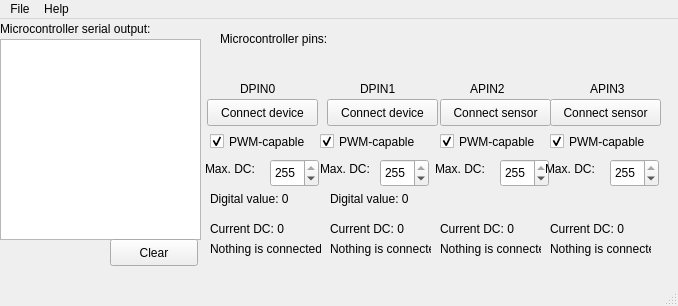
<?xml version="1.0" encoding="UTF-8"?>
<ui version="4.0">
 <class>MicrocontrollerWindow</class>
 <widget class="QMainWindow" name="MicrocontrollerWindow">
  <property name="geometry">
   <rect>
    <x>0</x>
    <y>0</y>
    <width>678</width>
    <height>306</height>
   </rect>
  </property>
  <property name="windowTitle">
   <string>Mule Microcontroller Simulator</string>
  </property>
  <property name="unifiedTitleAndToolBarOnMac">
   <bool>true</bool>
  </property>
  <widget class="QWidget" name="centralWidget">
   <widget class="QLabel" name="serialLabel">
    <property name="geometry">
     <rect>
      <x>0</x>
      <y>0</y>
      <width>201</width>
      <height>19</height>
     </rect>
    </property>
    <property name="text">
     <string>Microcontroller serial output:</string>
    </property>
   </widget>
   <widget class="QTextEdit" name="serialEdit">
    <property name="geometry">
     <rect>
      <x>0</x>
      <y>20</y>
      <width>201</width>
      <height>201</height>
     </rect>
    </property>
    <property name="readOnly">
     <bool>true</bool>
    </property>
   </widget>
   <widget class="QLabel" name="pinTitle">
    <property name="geometry">
     <rect>
      <x>220</x>
      <y>10</y>
      <width>151</width>
      <height>19</height>
     </rect>
    </property>
    <property name="text">
     <string>Microcontroller pins:</string>
    </property>
   </widget>
   <widget class="QPushButton" name="pin0_button">
    <property name="geometry">
     <rect>
      <x>207</x>
      <y>80</y>
      <width>111</width>
      <height>27</height>
     </rect>
    </property>
    <property name="text">
     <string>Connect device</string>
    </property>
   </widget>
   <widget class="QLabel" name="pin0_label">
    <property name="geometry">
     <rect>
      <x>240</x>
      <y>60</y>
      <width>51</width>
      <height>19</height>
     </rect>
    </property>
    <property name="text">
     <string>DPIN0</string>
    </property>
   </widget>
   <widget class="QLabel" name="pin1_label">
    <property name="geometry">
     <rect>
      <x>360</x>
      <y>60</y>
      <width>51</width>
      <height>19</height>
     </rect>
    </property>
    <property name="text">
     <string>DPIN1</string>
    </property>
   </widget>
   <widget class="QPushButton" name="pin1_button">
    <property name="geometry">
     <rect>
      <x>327</x>
      <y>80</y>
      <width>111</width>
      <height>27</height>
     </rect>
    </property>
    <property name="text">
     <string>Connect device</string>
    </property>
   </widget>
   <widget class="QLabel" name="pin2_label">
    <property name="geometry">
     <rect>
      <x>470</x>
      <y>60</y>
      <width>51</width>
      <height>19</height>
     </rect>
    </property>
    <property name="text">
     <string>APIN2</string>
    </property>
   </widget>
   <widget class="QPushButton" name="pin2_button">
    <property name="geometry">
     <rect>
      <x>440</x>
      <y>80</y>
      <width>111</width>
      <height>27</height>
     </rect>
    </property>
    <property name="text">
     <string>Connect sensor</string>
    </property>
   </widget>
   <widget class="QLabel" name="pin3_label">
    <property name="geometry">
     <rect>
      <x>590</x>
      <y>60</y>
      <width>51</width>
      <height>19</height>
     </rect>
    </property>
    <property name="text">
     <string>APIN3</string>
    </property>
   </widget>
   <widget class="QPushButton" name="pin3_button">
    <property name="geometry">
     <rect>
      <x>550</x>
      <y>80</y>
      <width>111</width>
      <height>27</height>
     </rect>
    </property>
    <property name="text">
     <string>Connect sensor</string>
    </property>
   </widget>
   <widget class="QPushButton" name="clearButton">
    <property name="geometry">
     <rect>
      <x>110</x>
      <y>220</y>
      <width>88</width>
      <height>27</height>
     </rect>
    </property>
    <property name="text">
     <string>Clear</string>
    </property>
   </widget>
   <widget class="QCheckBox" name="pin3_pwmbox">
    <property name="geometry">
     <rect>
      <x>440</x>
      <y>110</y>
      <width>111</width>
      <height>25</height>
     </rect>
    </property>
    <property name="text">
     <string>PWM-capable</string>
    </property>
    <property name="checked">
     <bool>true</bool>
    </property>
   </widget>
   <widget class="QCheckBox" name="pin4_pwmBox">
    <property name="geometry">
     <rect>
      <x>550</x>
      <y>110</y>
      <width>111</width>
      <height>25</height>
     </rect>
    </property>
    <property name="text">
     <string>PWM-capable</string>
    </property>
    <property name="checked">
     <bool>true</bool>
    </property>
   </widget>
   <widget class="QSpinBox" name="pin3_dcBox">
    <property name="geometry">
     <rect>
      <x>500</x>
      <y>140</y>
      <width>49</width>
      <height>28</height>
     </rect>
    </property>
    <property name="maximum">
     <number>255</number>
    </property>
    <property name="value">
     <number>255</number>
    </property>
   </widget>
   <widget class="QLabel" name="pin3_dcLabel">
    <property name="geometry">
     <rect>
      <x>435</x>
      <y>140</y>
      <width>61</width>
      <height>20</height>
     </rect>
    </property>
    <property name="text">
     <string>Max. DC:</string>
    </property>
   </widget>
   <widget class="QLabel" name="pin4_dcLabel">
    <property name="geometry">
     <rect>
      <x>545</x>
      <y>140</y>
      <width>61</width>
      <height>20</height>
     </rect>
    </property>
    <property name="text">
     <string>Max. DC:</string>
    </property>
   </widget>
   <widget class="QSpinBox" name="pin4_dcBox">
    <property name="geometry">
     <rect>
      <x>610</x>
      <y>140</y>
      <width>49</width>
      <height>28</height>
     </rect>
    </property>
    <property name="maximum">
     <number>255</number>
    </property>
    <property name="value">
     <number>255</number>
    </property>
   </widget>
   <widget class="QLabel" name="pin0_dval">
    <property name="geometry">
     <rect>
      <x>210</x>
      <y>170</y>
      <width>101</width>
      <height>19</height>
     </rect>
    </property>
    <property name="text">
     <string>Digital value: 0</string>
    </property>
   </widget>
   <widget class="QLabel" name="pin1_dval">
    <property name="geometry">
     <rect>
      <x>330</x>
      <y>170</y>
      <width>101</width>
      <height>19</height>
     </rect>
    </property>
    <property name="text">
     <string>Digital value: 0</string>
    </property>
   </widget>
   <widget class="QLabel" name="pin1_dcLabel">
    <property name="geometry">
     <rect>
      <x>320</x>
      <y>140</y>
      <width>61</width>
      <height>20</height>
     </rect>
    </property>
    <property name="text">
     <string>Max. DC:</string>
    </property>
   </widget>
   <widget class="QLabel" name="pin0_dcLabel">
    <property name="geometry">
     <rect>
      <x>205</x>
      <y>140</y>
      <width>61</width>
      <height>20</height>
     </rect>
    </property>
    <property name="text">
     <string>Max. DC:</string>
    </property>
   </widget>
   <widget class="QCheckBox" name="pin0_pwmbox">
    <property name="enabled">
     <bool>true</bool>
    </property>
    <property name="geometry">
     <rect>
      <x>210</x>
      <y>110</y>
      <width>111</width>
      <height>25</height>
     </rect>
    </property>
    <property name="text">
     <string>PWM-capable</string>
    </property>
    <property name="checked">
     <bool>true</bool>
    </property>
   </widget>
   <widget class="QSpinBox" name="pin0_dcBox">
    <property name="geometry">
     <rect>
      <x>270</x>
      <y>140</y>
      <width>49</width>
      <height>28</height>
     </rect>
    </property>
    <property name="maximum">
     <number>255</number>
    </property>
    <property name="value">
     <number>255</number>
    </property>
   </widget>
   <widget class="QSpinBox" name="pin1_dcBox">
    <property name="geometry">
     <rect>
      <x>380</x>
      <y>140</y>
      <width>49</width>
      <height>28</height>
     </rect>
    </property>
    <property name="maximum">
     <number>255</number>
    </property>
    <property name="value">
     <number>255</number>
    </property>
   </widget>
   <widget class="QCheckBox" name="pin1_pwmBox">
    <property name="enabled">
     <bool>true</bool>
    </property>
    <property name="geometry">
     <rect>
      <x>320</x>
      <y>110</y>
      <width>111</width>
      <height>25</height>
     </rect>
    </property>
    <property name="text">
     <string>PWM-capable</string>
    </property>
    <property name="checked">
     <bool>true</bool>
    </property>
   </widget>
   <widget class="QLabel" name="pin0_analogdcval">
    <property name="geometry">
     <rect>
      <x>210</x>
      <y>200</y>
      <width>101</width>
      <height>19</height>
     </rect>
    </property>
    <property name="text">
     <string>Current DC: 0</string>
    </property>
   </widget>
   <widget class="QLabel" name="pin1_analogdcval">
    <property name="geometry">
     <rect>
      <x>330</x>
      <y>200</y>
      <width>101</width>
      <height>19</height>
     </rect>
    </property>
    <property name="text">
     <string>Current DC: 0</string>
    </property>
   </widget>
   <widget class="QLabel" name="pin3_analogdcval">
    <property name="geometry">
     <rect>
      <x>440</x>
      <y>200</y>
      <width>101</width>
      <height>19</height>
     </rect>
    </property>
    <property name="text">
     <string>Current DC: 0</string>
    </property>
   </widget>
   <widget class="QLabel" name="pin4_analogdcval">
    <property name="geometry">
     <rect>
      <x>550</x>
      <y>200</y>
      <width>101</width>
      <height>19</height>
     </rect>
    </property>
    <property name="text">
     <string>Current DC: 0</string>
    </property>
   </widget>
   <widget class="QLabel" name="pin0_cdevstatus">
    <property name="geometry">
     <rect>
      <x>210</x>
      <y>220</y>
      <width>111</width>
      <height>19</height>
     </rect>
    </property>
    <property name="text">
     <string>Nothing is connected</string>
    </property>
   </widget>
   <widget class="QLabel" name="pin1_cdevstatus">
    <property name="geometry">
     <rect>
      <x>330</x>
      <y>220</y>
      <width>101</width>
      <height>19</height>
     </rect>
    </property>
    <property name="text">
     <string>Nothing is connected</string>
    </property>
   </widget>
   <widget class="QLabel" name="pin3_cdevstatus">
    <property name="geometry">
     <rect>
      <x>440</x>
      <y>220</y>
      <width>101</width>
      <height>19</height>
     </rect>
    </property>
    <property name="text">
     <string>Nothing is connected</string>
    </property>
   </widget>
   <widget class="QLabel" name="pin4_cdevstatus">
    <property name="geometry">
     <rect>
      <x>550</x>
      <y>220</y>
      <width>101</width>
      <height>19</height>
     </rect>
    </property>
    <property name="text">
     <string>Nothing is connected</string>
    </property>
   </widget>
  </widget>
  <widget class="QMenuBar" name="menuBar">
   <property name="geometry">
    <rect>
     <x>0</x>
     <y>0</y>
     <width>678</width>
     <height>24</height>
    </rect>
   </property>
   <widget class="QMenu" name="menuFile">
    <property name="title">
     <string>File</string>
    </property>
    <addaction name="actionQuit"/>
   </widget>
   <widget class="QMenu" name="menuHelp">
    <property name="title">
     <string>Help</string>
    </property>
    <addaction name="actionAbout_Mule_Microcontroller_Simulator"/>
    <addaction name="actionAbout_Qt_framework"/>
   </widget>
   <addaction name="menuFile"/>
   <addaction name="menuHelp"/>
  </widget>
  <widget class="QStatusBar" name="statusBar"/>
  <action name="actionAbout_Mule_Microcontroller_Simulator">
   <property name="text">
    <string>About Mule Microcontroller Simulator</string>
   </property>
  </action>
  <action name="actionAbout_Qt_framework">
   <property name="text">
    <string>About Qt framework</string>
   </property>
  </action>
  <action name="actionQuit">
   <property name="text">
    <string>Quit</string>
   </property>
  </action>
 </widget>
 <layoutdefault spacing="6" margin="11"/>
 <resources/>
 <connections/>
</ui>
